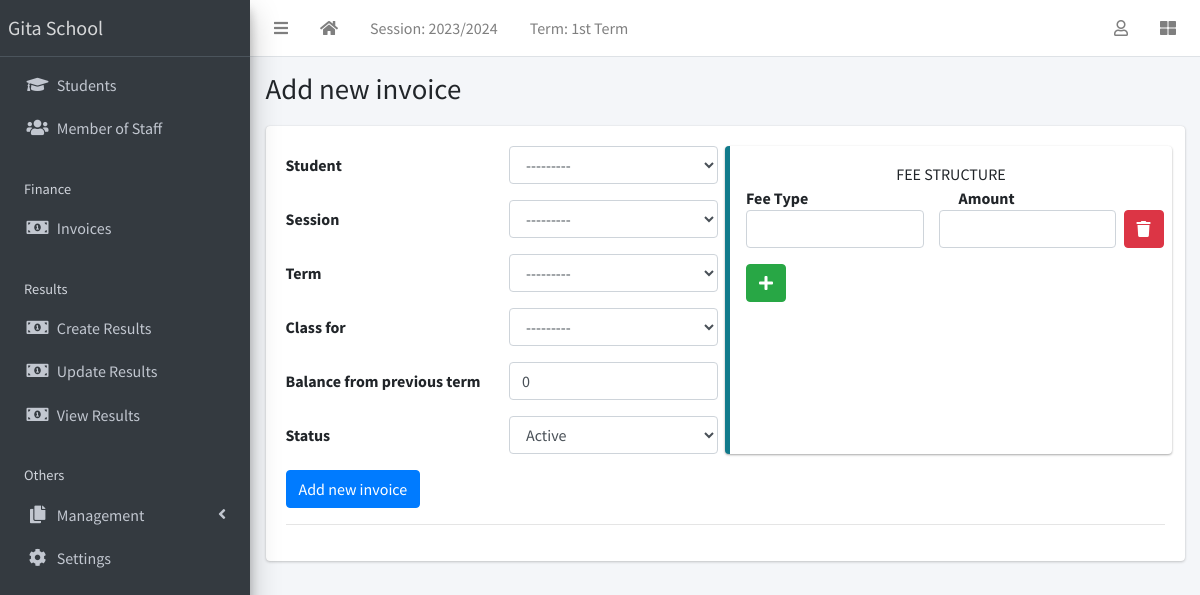
Page /finance/create/ (signed in) on the committed database.
### apps/corecode/models.py (models this page shows, shortened)
class AcademicSession(models.Model):
    name = models.CharField(max_length=200, unique=True)
    current = models.BooleanField(default=True)
    class Meta:
        ordering = ["-name"]
    def __str__(self):
        return self.name

class AcademicTerm(models.Model):
    name = models.CharField(max_length=20, unique=True)
    current = models.BooleanField(default=True)
    class Meta:
        ordering = ["name"]
    def __str__(self):
        return self.name

class SiteConfig(models.Model):
    key = models.SlugField()
    value = models.CharField(max_length=200)

### apps/finance/views.py (the view, shortened to what this page needs)
# urls.py: path("create/", InvoiceCreateView.as_view(), name="invoice-create"),
class InvoiceCreateView(LoginRequiredMixin, CreateView):
    model = Invoice
    fields = "__all__"
    success_url = "/finance/list"
    def get_context_data(self, **kwargs):
        context = super(InvoiceCreateView, self).get_context_data(**kwargs)
        if self.request.POST:
            context["items"] = InvoiceItemFormset(
                self.request.POST, prefix="invoiceitem_set"
            )
        else:
            context["items"] = InvoiceItemFormset(prefix="invoiceitem_set")
        return context

### apps/corecode/context_processors.py (called while the page is built)
def site_defaults(request):
    current_session = AcademicSession.objects.get(current=True)
    current_term = AcademicTerm.objects.get(current=True)
    vals = SiteConfig.objects.all()
    contexts = {
        "current_session": current_session.name,
        "current_term": current_term.name,
    }
    for val in vals:
        contexts[val.key] = val.value
    return contexts

### apps/corecode/models.py (called while the page is built)
    def __str__(self):
        return self.name

### apps/students/models.py (called while the page is built)
    def __str__(self):
        return f"{self.surname} {self.firstname} {self.other_name} ({self.registration_number})"

### apps/finance/templates/finance/invoice_form.html (shortened to what this page needs)
{% extends 'base.html' %}
{% load widget_tweaks %}
{% block title %}
{% if object %}
Update invoice {{ object }}
{% else %}
Add new invoice
{% endif %}
{% endblock title %}
{% block content %}
<form method="POST">
  <div class="row">
    <div class="col-sm-6">
      {% for field in form %}
      <div class="form-group row">
        <label class="col col-form-label" for="{{ field.auto_id }}">
          {{ field.label }}
        </label>
        <div class="col">
          {{ field | add_class:"form-control"}}
        </div>
      </div>
      {% endfor %}
    </div>
    <div class="col-sm-6 callout callout-info">
      <div class="text-center">FEE STRUCTURE</div>
      <div class="row">
        <div class="col"><strong>Fee Type</strong></div>
        <div class="col"><strong>Amount</strong></div>
      </div>
      {% for item in items %}
      <div class="form-group row items-group">
        <div class="col">{{ item.description | add_class:"form-control"}}</div>
        <div class="col">{{ item.amount | add_class:"form-control"}}</div>
      </div>
      {% endfor %}
    </div>
  </div>
  {% if object %}
  <input type="submit" class="btn btn-primary" value="Save changes">
  {% else %}
  <input type="submit" class="btn btn-primary" value="Add new invoice">
  {% endif %}
</form>
<hr>
{% endblock content %}

### templates/base.html (shortened to what this page needs)
{% load static %}
<!DOCTYPE html>
<html lang="en">
<head>
  <link rel="stylesheet" href="{% static 'plugins/fontawesome-free/css/all.min.css' %}">
  <link rel="stylesheet" href="{% static 'plugins/toastr/toastr.min.css' %}">
  <link rel="stylesheet"
    href="{% static 'plugins/overlayScrollbars/css/OverlayScrollbars.min.css' %}">
  <link rel="stylesheet" href="{% static 'plugins/Datatables/datatables.min.css' %}" />
  <link rel="stylesheet" href="{% static 'dist/css/adminlte.min.css' %}">
</head>
<body
  class="hold-transition sidebar-mini layout-fixed layout-navbar-fixed layout-footer-fixed">
  <div class="wrapper">
    <nav class="main-header navbar navbar-expand navbar-white navbar-light">
      <ul class="navbar-nav">
        <li class="nav-item">
          <a class="nav-link" data-widget="pushmenu" href="#" role="button"><i
              class="fas fa-bars"></i></a>
        </li>
        <li class="nav-item d-none d-sm-inline-block">
          <a href="{% url 'home' %} " class="nav-link"><i class="fa fa-home"></i></a>
        </li>
        <li class="nav-item d-none d-sm-inline-block">
          <a href="{% url 'current-session' %}" class="nav-link">Session: {{ current_session }}</a>
        </li>
        <li class="nav-item d-none d-sm-inline-block">
          <a href="{% url 'current-session' %}" class="nav-link">Term: {{ current_term }}</a>
        </li>
      </ul>
      <ul class="navbar-nav ml-auto">
        <li class="nav-item dropdown">
          <a class="nav-link" data-toggle="dropdown" href="#">
            <i class="far fa-user"></i>
          </a>
        </li>
        <li class="nav-item">
          <a class="nav-link" data-widget="control-sidebar" data-slide="true"
            href="#" role="button"><i class="fas fa-th-large"></i></a>
        </li>
      </ul>
    </nav>
    <aside class="main-sidebar sidebar-dark-primary elevation-4">
      <a href="{% url 'home' %}" class="brand-link">{{ school_name | default:"MySchool" }}</a>
      <div class="sidebar">
        <nav class="mt-2">
          <ul class="nav nav-pills nav-sidebar flex-column"
            data-widget="treeview" role="menu" data-accordion="false">
            <li class="nav-item">
              <a href="{% url 'student-list' %}" class="nav-link">
                <i class="nav-icon fas fa-graduation-cap"></i>
                <p>
                  Students
                </p>
              </a>
            </li>
            <li class="nav-item">
              <a href="{% url 'staff-list' %}" class="nav-link">
                <i class="nav-icon fas fa-users"></i>
                <p>
                  Member of Staff
                </p>
              </a>
            </li>
            <li class="nav-header">Finance</li>
            <li class="nav-item">
              <a href="{% url 'invoice-list' %}" class="nav-link">
                <i class="nav-icon fas fa-money-bill-alt"></i>
                <p>
                  Invoices
                </p>
              </a>
            </li>
            <li class="nav-header">Results</li>
            <li class="nav-item">
              <a href="{% url 'create-result' %}" class="nav-link">
                <i class="nav-icon fas fa-money-bill-alt"></i>
                <p>
                  Create Results
                </p>
              </a>
            </li>
            <li class="nav-item">
              <a href="{% url 'edit-results' %}" class="nav-link">
                <i class="nav-icon fas fa-money-bill-alt"></i>
                <p>
                  Update Results
                </p>
              </a>
            </li>
            <li class="nav-item">
              <a href="{% url 'view-results' %}" class="nav-link">
                <i class="nav-icon fas fa-money-bill-alt"></i>
                <p>
                  View Results
                </p>
              </a>
            </li>
            <li class="nav-header">Others</li>
            <li class="nav-item has-treeview">
              <a href="#" class="nav-link">
                <i class="nav-icon fas fa-copy"></i>
                <p>
                  Management
                  <i class="fas fa-angle-left right"></i>
                </p>
              </a>
            </li>
            <li class="nav-item">
              <a href="{% url 'configs' %}" class="nav-link">
                <i class="nav-icon fas fa-cog"></i>
                <p>
                  Settings
                </p>
              </a>
            </li>
          </ul>
        </nav>
      </div>
    </aside>
    <div class="content-wrapper">
      <section class="content-header">
        <div class="container-fluid">
          <div class="row mb-1">
            <div class="col-sm-8">
              <h1>{% block title %}{% endblock title %}</h1>
            </div>
            <div class="col-sm-4">
            </div>
          </div>
        </div>
      </section>
      <section class="content">
        <div class="container-fluid">
          <div class="row">
            <div class="col-md-12">
              {% block fullcard %}
              <div class="card">
                <div class="card-body">
                  <div class="row">
                    <div class="col">
                      {% block content %}
                      {% endblock content %}
                    </div>
                  </div>
                </div>
              </div>
              {% endblock fullcard %}
            </div>
          </div>
        </div>
      </section>
    </div>
  </div>
</body>
</html>

### rows in the picture
AcademicSession: name "2023/2024"
AcademicTerm: name "1st Term"
SiteConfig: value "Gita School"

### other values in the picture
{{ field.label }} "Student" "Session" "Term" "Class for" "Balance from previous term" "Status"
